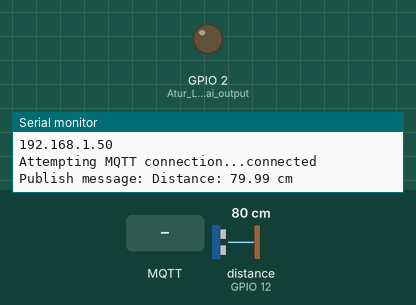
Simulated run of this sketch. Board: ESP8266 (NodeMCU). Shown: output pins drawn as LEDs (lit = HIGH), the last lines printed to the serial monitor. Wiring (inferred from the names in the program): ultrasonic range finder: trigger GPIO 14; echo GPIO 12. The test bench sets the inputs (shaded band); at power-on: distance to the obstacle (sensor on GPIO 12) 80 cm. The echo pulse lasts 58.3 µs per cm; WiFi joins after 1.5 s; servers stay silent unless stated; random numbers use the default seed unless the sketch sets one; no MQTT or app messages arrive unless stated; pins used as bus, display or sensor lines are not drawn.

Above: at 2.7 s.
2.8 s: MQTT message "0" arrives on the first subscribed topic
At 3.8 s:
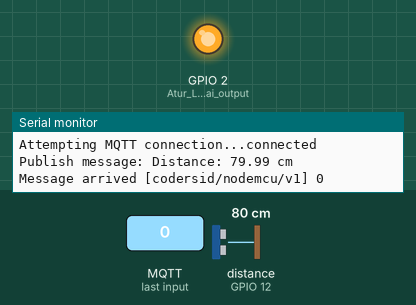
4.3 s: MQTT message "1" arrives on the first subscribed topic
At 4.9 s:
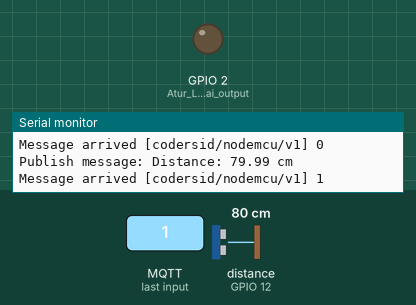
Timing chart, 0 to 7.3 s (numbered marks = the images above; inputs shaded):
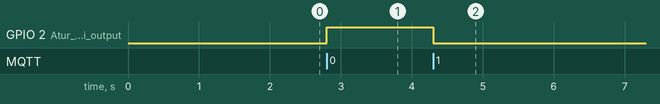

The sketch:

rilmqtt.ino
```cpp
#include <ESP8266WiFi.h>   // Library untuk menghubungkan ESP8266 ke WiFi
#include <PubSubClient.h>  // Library untuk berkomunikasi dengan MQTT

// Informasi jaringan WiFi
const char* ssid = "";     // Nama WiFi
const char* password = "";   // Password WiFi
const char* mqtt_server = ""; // Alamat IP server MQTT

// Deklarasi pin untuk sensor ultrasonik HC-SR04
const int trigPin = 14; // Pin Trigger (D5 - GPIO14)
const int echoPin = 12; // Pin Echo (D6 - GPIO12)

// Objek untuk WiFi dan MQTT
WiFiClient espClient;
PubSubClient client(espClient);

// Variabel untuk pesan MQTT
unsigned long lastMsg = 0;           // Menyimpan waktu terakhir pesan dikirim
#define MSG_BUFFER_SIZE 50           // Ukuran buffer pesan
char msg[MSG_BUFFER_SIZE];           // Buffer untuk pesan
long duration;                       // Durasi waktu pantulan dari sensor ultrasonik
float distance;                      // Jarak yang dihitung dalam cm

// Fungsi untuk menghubungkan ESP8266 ke WiFi
void setup_wifi() {
  delay(10);  // Tunggu sebentar

  Serial.println(); // Baris kosong di Serial Monitor
  Serial.print("Connecting to ");
  Serial.println(ssid);  // Cetak nama WiFi

  WiFi.mode(WIFI_STA);      // Atur mode WiFi sebagai Station
  WiFi.begin(ssid, password); // Hubungkan ke jaringan WiFi

  // Tunggu hingga ESP8266 terhubung ke WiFi
  while (WiFi.status() != WL_CONNECTED) {
    delay(500);
    Serial.print(".");  // Cetak titik setiap 500ms hingga terhubung
  }

  Serial.println("\nWiFi connected");  // Berhasil terhubung
  Serial.println("IP address: ");
  Serial.println(WiFi.localIP());  // Cetak alamat IP ESP8266
}

// Callback untuk menangani pesan MQTT yang diterima
void callback(char* topic, byte* payload, unsigned int length) {
  Serial.print("Message arrived [");
  Serial.print(topic);  // Cetak topik pesan
  Serial.print("] ");
  for (int i = 0; i < length; i++) {
    Serial.print((char)payload[i]);  // Cetak isi pesan
  }
  Serial.println();

  // Menghidupkan/mematikan LED berdasarkan pesan yang diterima
  if ((char)payload[0] == '1') {
    digitalWrite(BUILTIN_LED, LOW);  // Nyalakan LED (logika terbalik)
  }
  if ((char)payload[0] == '0') {
    digitalWrite(BUILTIN_LED, HIGH); // Matikan LED
  }
}

// Fungsi untuk menyambung ulang ke MQTT jika koneksi terputus
void reconnect() {
  // Terus mencoba hingga terhubung ke server MQTT
  while (!client.connected()) {
    Serial.print("Attempting MQTT connection...");
    String clientId = "ESP8266Client-";  // Buat client ID unik
    clientId += String(random(0xffff), HEX);  // Tambahkan angka acak

    // Coba terhubung ke server MQTT
    if (client.connect(clientId.c_str())) {
      Serial.println("connected");  // Berhasil terhubung

      // Kirim pesan awal dan subscribe ke topik tertentu
      client.publish("codersid/nodemcu/v1", "hello world");
      client.subscribe("codersid/nodemcu/v1");
    } else {
      // Jika gagal, cetak kode kesalahan dan coba lagi setelah 5 detik
      Serial.print("failed, rc=");
      Serial.print(client.state());
      Serial.println(" try again in 5 seconds");
      delay(5000);
    }
  }
}

// Fungsi untuk membaca jarak dari sensor ultrasonik HC-SR04
float getDistance() {
  digitalWrite(trigPin, LOW);  // Bersihkan pin Trigger
  delayMicroseconds(2);
  digitalWrite(trigPin, HIGH);  // Kirim sinyal trigger
  delayMicroseconds(10);
  digitalWrite(trigPin, LOW);   // Matikan sinyal trigger

  duration = pulseIn(echoPin, HIGH);  // Baca durasi pantulan
  distance = (duration * 0.0343) / 2; // Hitung jarak dalam cm
  return distance;  // Kembalikan nilai jarak
}

// Fungsi setup untuk inisialisasi
void setup() {
  pinMode(BUILTIN_LED, OUTPUT);  // Atur LED sebagai output
  Serial.begin(9600);            // Mulai komunikasi serial pada 9600 baud
  setup_wifi();                  // Hubungkan ke WiFi
  client.setServer(mqtt_server, 1883);  // Atur alamat server MQTT dan port
  client.setCallback(callback);  // Atur fungsi callback untuk MQTT

  pinMode(trigPin, OUTPUT);  // Atur pin Trigger sebagai output
  pinMode(echoPin, INPUT);   // Atur pin Echo sebagai input
}

// Fungsi loop utama, akan terus berjalan
void loop() {
  if (!client.connected()) {
    reconnect();  // Sambung ulang jika terputus dari server MQTT
  }
  client.loop();  // Pertahankan koneksi MQTT

  unsigned long now = millis();  // Dapatkan waktu saat ini
  if (now - lastMsg > 2000) {    // Kirim pesan setiap 2 detik
    lastMsg = now;               // Simpan waktu saat ini

    float distanceCm = getDistance();  // Baca jarak dari sensor
    snprintf(msg, MSG_BUFFER_SIZE, "Distance: %.2f cm", distanceCm);  // Format pesan

    Serial.print("Publish message: ");
    Serial.println(msg);  // Cetak pesan ke Serial Monitor
    client.publish("codersid/nodemcu/v1", msg);  // Kirim pesan via MQTT
  }
}
```

Measured:
- after the input at 2.8 s, GPIO 2 (Atur_LED_sebagai_output): LOW → HIGH at once
- after the input at 4.3 s, GPIO 2 (Atur_LED_sebagai_output): HIGH → LOW at once
